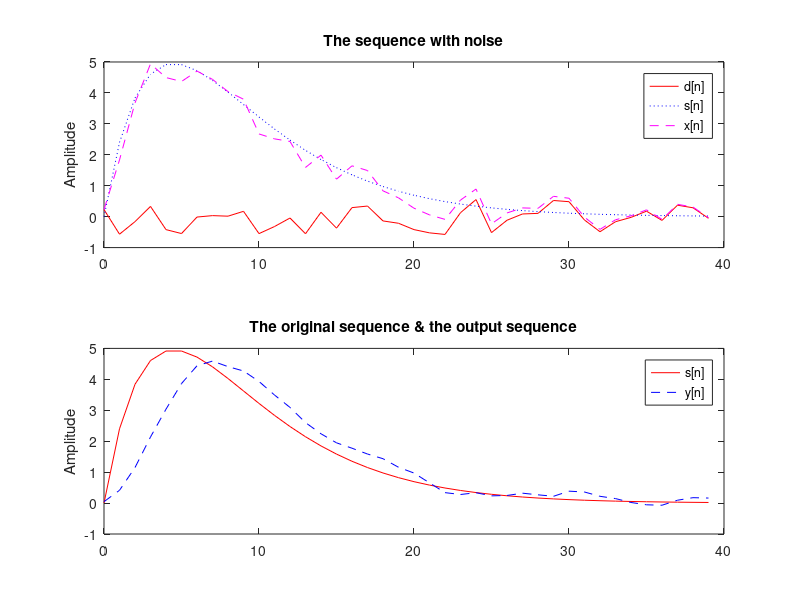

MATLAB code for this plot:
% Program 2_4
% Signal Smoothing by a Moving-Average Filter
R = 40;
d = 6/5*(rand(1,R)-0.5);
m = 0:1:R-1;
s =3.*m.*0.8.^m;
x  = s + d;
subplot(211);
plot(m,d,'r-',m,s,'b:',m,x,'m--')
title('The sequence with noise');
ylabel('Amplitude')
legend('d[n]','s[n]','x[n]');
b = ones(5,1)/5;
y = fftfilt(b,x);
subplot(212);
plot(m,s,'r-',m,y,'b--') 
title('The original sequence & the output sequence');
legend('s[n]','y[n]');
ylabel('Amplitude')
